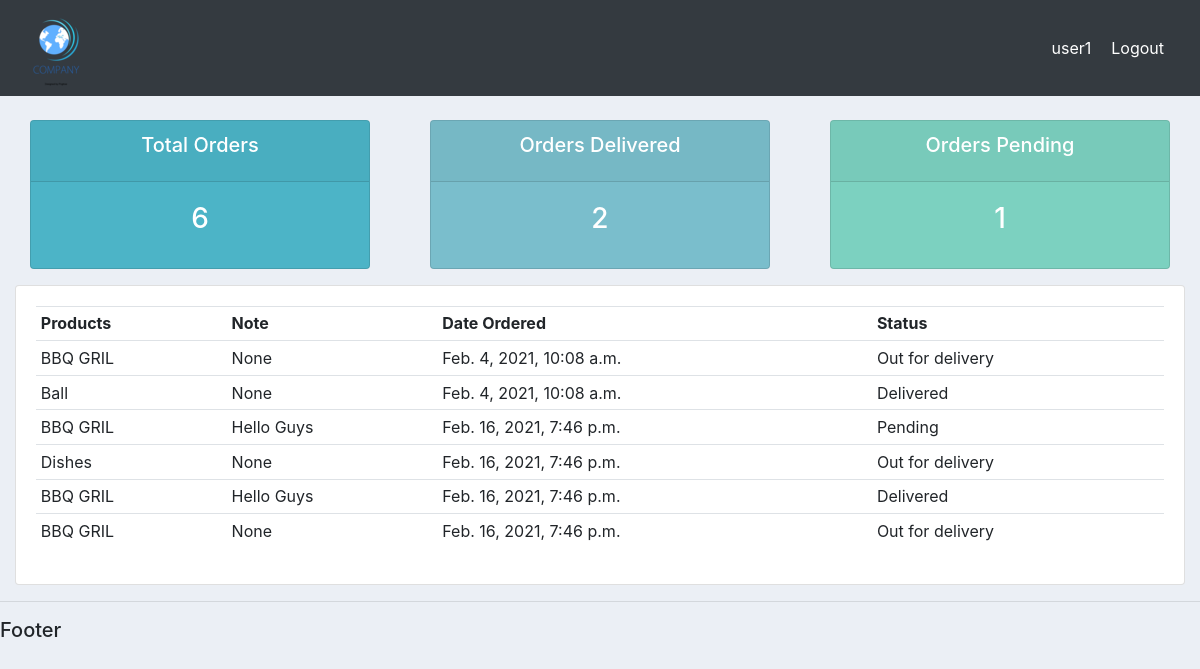
Page /user/ (signed in) on the committed database.
### accounts/models.py (models this page shows)
class Order(models.Model):
    STATUS = (
            ('Pending','Pending'),
            ('Out for delivery', 'Out for delivery'),
            ('Delivered', 'Delivered'),
            )
    customer = models.ForeignKey(Customer, null=True, on_delete= models.SET_NULL)
    product = models.ForeignKey(Products, null=True, on_delete= models.SET_NULL)
    date_created = models.DateTimeField(auto_now_add=True, null=True)
    status = models.CharField(max_length=200, null=True, choices=STATUS)
    note = models.CharField(max_length=200, null=True)
    def __str__(self):
        return self.product.name

class Products(models.Model):
    CATEGORY = (
              ('Indoor', 'Indoor'),
              ('Out Door', 'Out Door'),
              )
    name = models.CharField(max_length=200, null=True)
    price = models.FloatField(null=True)
    category = models.CharField(max_length=200, null=True, choices=CATEGORY)
    description = models.CharField(max_length=200, null=True, blank=True)
    date_created = models.DateTimeField(auto_now_add=True, null=True)
    tag = models.ManyToManyField(Tag)
    def __str__(self):
        return self.name

### accounts/decorators.py (the view)
        def wrapper_func(request, *args, **kwargs):
            group = None
            if request.user.groups.exists():
                group = request.user.groups.all()[0].name
            if group in allowed_roles:
                return view_func(request, *args, **kwargs)
            else:
                return HttpResponse('you are not authorized to this page')

### accounts/views.py (called while the page is built)
@login_required(login_url='login')
@allowed_users(allowed_roles=['customer'])
def userPage(request):
    orders = request.user.customer.order_set.all()
    total_orders = orders.count()
    delivered = orders.filter(status='Delivered').count()
    pending = orders.filter(status='Pending').count()
    print('ORDERS:', orders)
    context = {'orders': orders, 'total_orders': total_orders,
     'delivered': delivered,'pending': pending}
    return render(request, 'accounts/user.html', context)

### accounts/templates/accounts/user.html
{% extends 'accounts/main.html' %}
{% block content %}
{% include 'accounts/status.html' %}
<div class="row">
    <div class="col-md">
        <div class="card card-body">
            <table class="table table-sm">
                <tr>
                    <th>Products</th>
                    <th>Note</th>
                    <th>Date Ordered</th>
                    <th>Status</th>
                </tr>
                {% for order in orders %}
                 <tr>
                     <td>{{order.product}}</td>
                     <td>{{order.note}}</td>
                     <td>{{order.date_created}}</td>
                     <td>{{order.status}}</td>
                </tr>
                {% endfor %}
            </table>
        </div>
    </div>
</div>
{% endblock content %}

### accounts/templates/accounts/navbar.html (shortened to what this page needs)
{% load static %}
<nav class="navbar navbar-expand-lg navbar-dark bg-dark">
<img src="{% static 'images/logo1.png' %}">
<span class="hello-msg"> {{request.user}} </span>
<span><a class="hello-msg" href="{% url 'logout' %}">Logout</a></span>
</nav>

### static/css/main.css (style rules this page uses)
body { background-color: #ebeff5; }

### accounts/templates/accounts/navbar.html (style rules this page uses)
.hello-msg { front-size: 18px; color: #fff; margin-right: 20px }

### rows in the picture
Order: product "BBQ GRIL", note "None", date_created "Feb. 4, 2021, 10:08 a.m.", status "Out for delivery"
Order: product "Ball", note "None", date_created "Feb. 4, 2021, 10:08 a.m.", status "Delivered"
Order: product "BBQ GRIL", note "Hello Guys", date_created "Feb. 16, 2021, 7:46 p.m.", status "Pending"
Order: product "Dishes", note "None", date_created "Feb. 16, 2021, 7:46 p.m.", status "Out for delivery"
Order: product "BBQ GRIL", note "Hello Guys", date_created "Feb. 16, 2021, 7:46 p.m.", status "Delivered"
Order: product "BBQ GRIL", note "None", date_created "Feb. 16, 2021, 7:46 p.m.", status "Out for delivery"

### other values in the picture
{{ request.user }} "user1"
{{ total_orders }} "6"
{{ delivered }} "2"
{{ pending }} "1"
